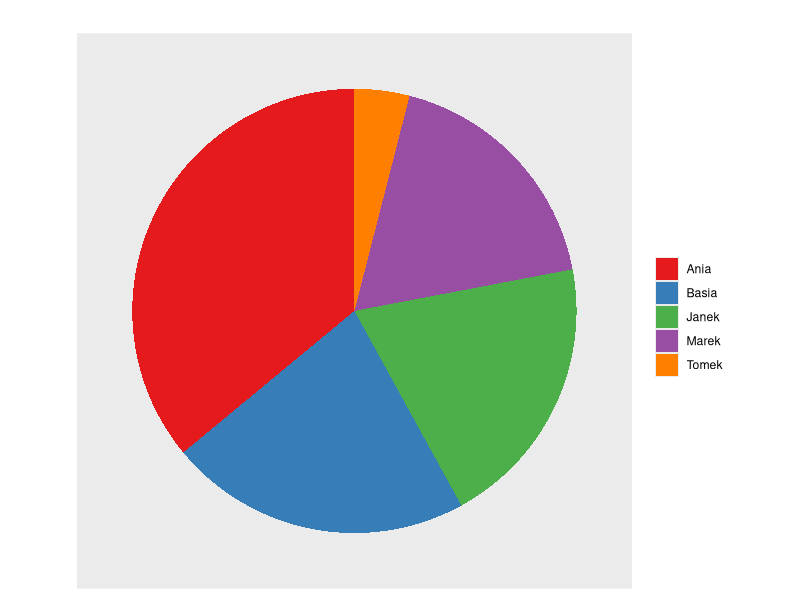
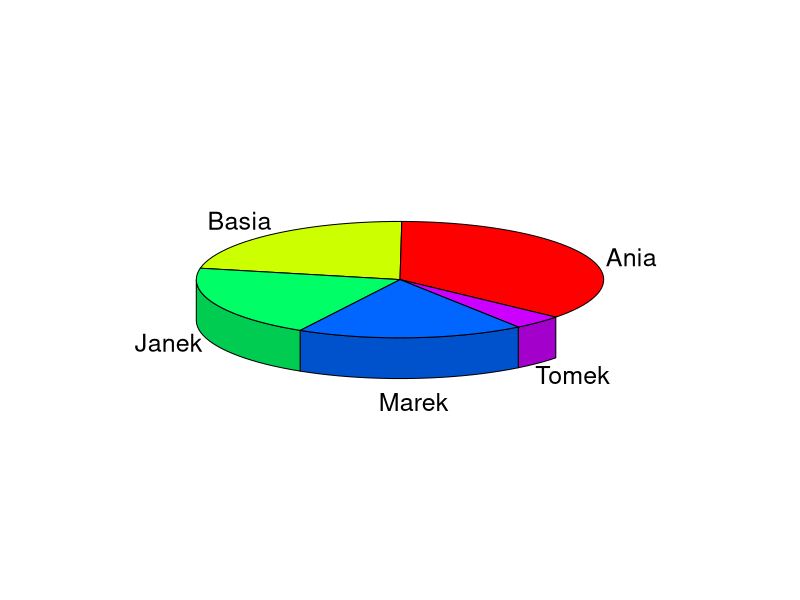
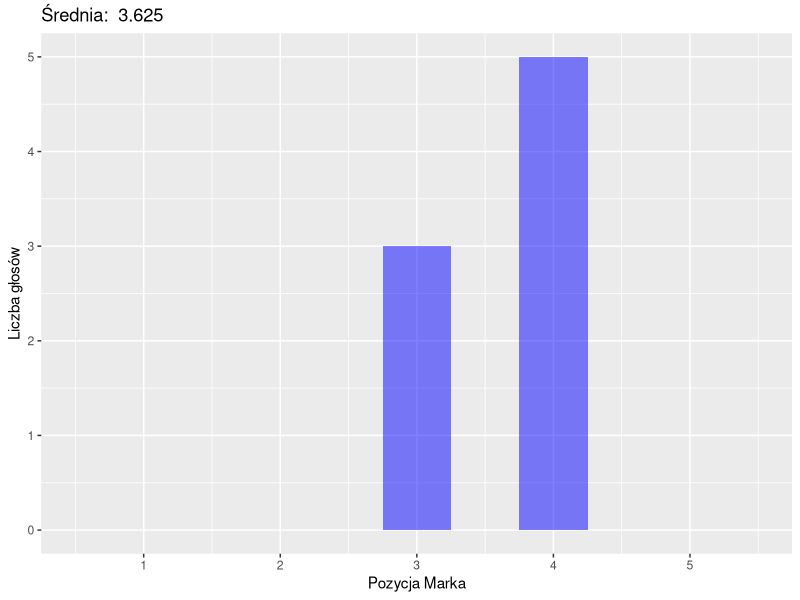
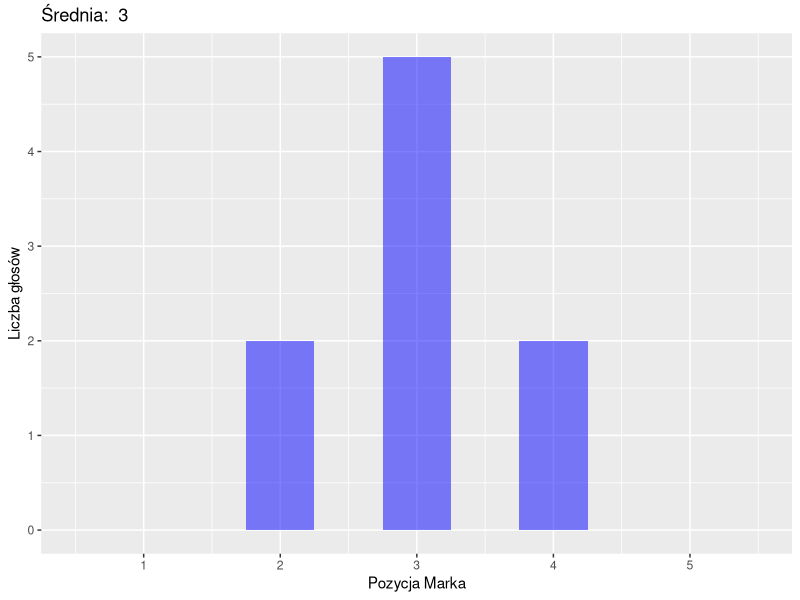
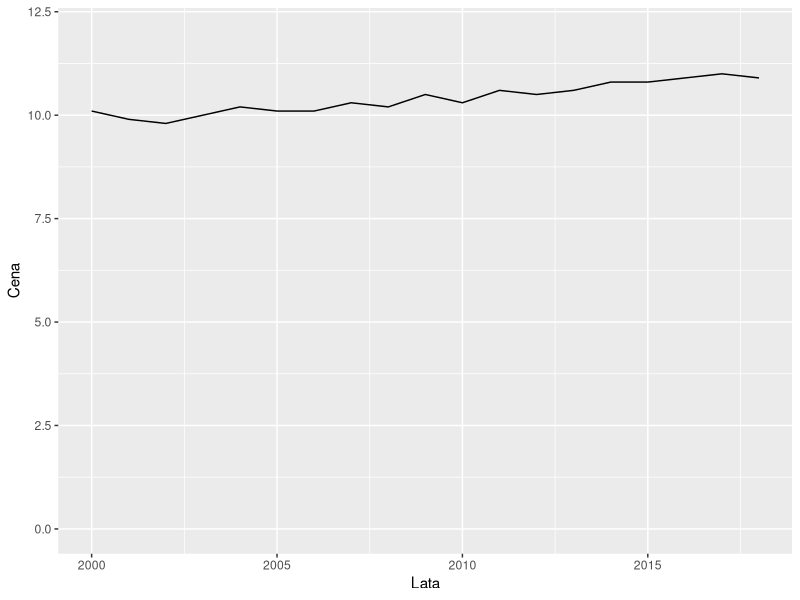
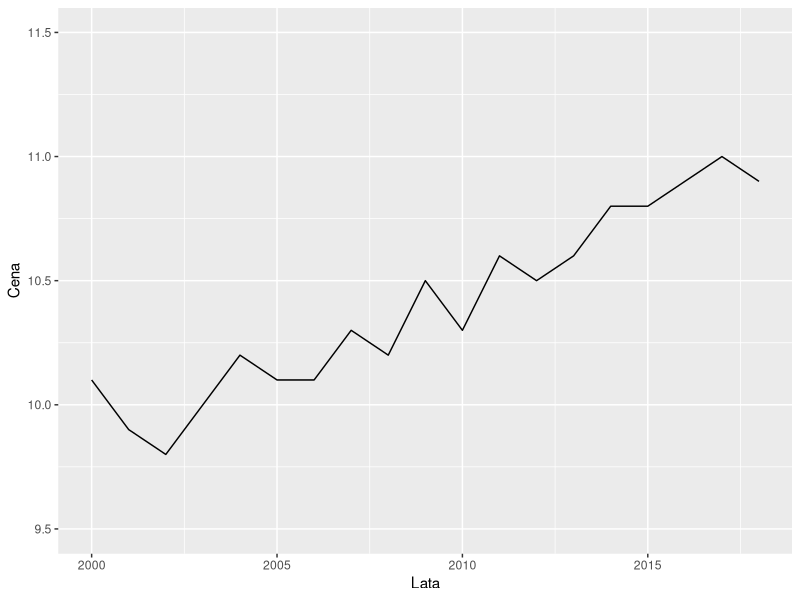
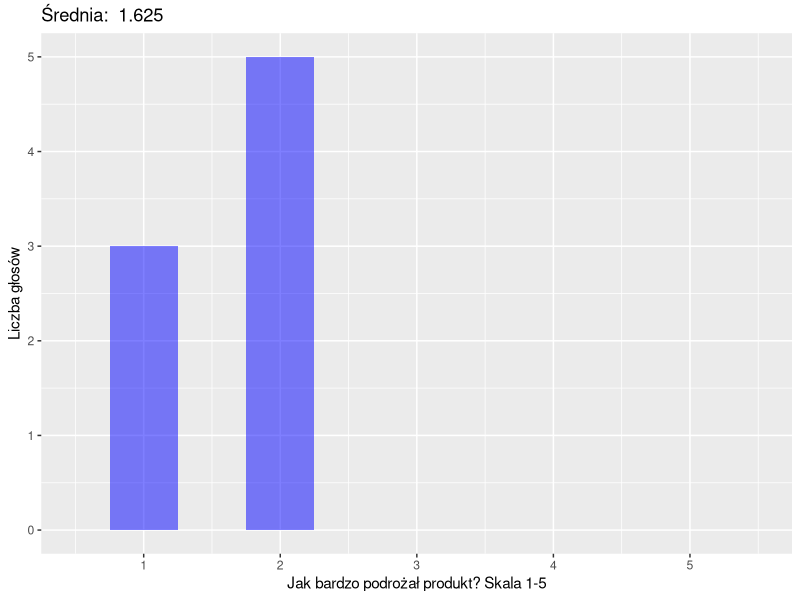
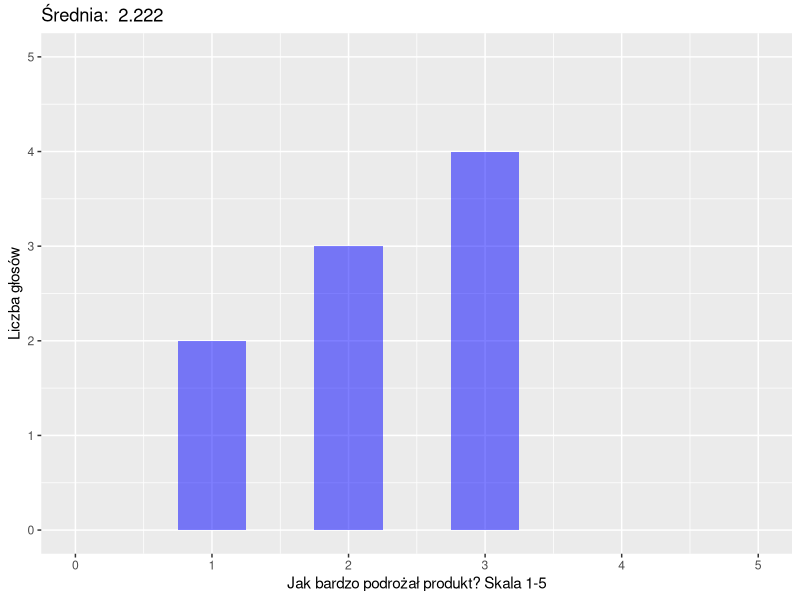

These charts were generated, in order, by the following R code:
## ---- chunk 1
knitr::opts_chunk$set(echo = TRUE)
library(ggplot2)
library(plotrix)
library(reshape)
library(scales)
## ---- chunk 2
# zbiór danych 1

label <- c("Ania", "Basia", "Janek", "Marek", "Tomek")
value <- c(36, 22, 20, 18, 4)
data1 <- data.frame(label, value)

# zbiór danych 2
year <- c(2000:2018)
price <- c(10.1, 9.9, 9.8, 10.0, 10.2, 10.1, 10.1, 10.3, 10.2, 10.5, 10.3, 10.6, 10.5, 10.6, 10.8, 10.8, 10.9, 11.0, 10.9)
data2 <- data.frame(year, price)
## ---- chunk 3
ggplot(data1, aes(x="", y=value, fill=label)) +
  geom_bar(width=1, stat="identity") +
  coord_polar("y", start=0) +
  scale_fill_brewer(palette="Set1") +
  guides(fill = guide_legend(title = element_blank())) +
  labs(title="") +
  theme(
    axis.text.x=element_blank(),
    axis.title.x = element_blank(),
    axis.title.y = element_blank(),
    panel.border = element_blank(),
    panel.grid=element_blank(),
    axis.ticks = element_blank(),
  )
## ---- chunk 4
pie3D(
  data1$value,
  labels=data1$label,
  theta=pi/7,
  start=-0.7
  )
## ---- chunk 5
result_1_a = c(3, 4, 4, 3, 4, 3, 4, 4)
result_1_b = c(3, 3, 2, 4, 3, 3, 4, 2, 3)
## ---- chunk 6
qplot(
  result_1_a,
  geom="histogram",
  binwidth=0.5,
  fill=I("blue"), 
  alpha=I(.5),
  xlim=c(0.5, 5.5),
  xlab="Pozycja Marka",
  ylab="Liczba głosów",
  main=paste("Średnia: ", format(mean(result_1_a), digits=4))
)
## ---- chunk 7
qplot(
  result_1_b,
  geom="histogram",
  binwidth=0.5,
  fill=I("blue"), 
  alpha=I(.5),
  xlim=c(0.5, 5.5),
  xlab="Pozycja Marka",
  ylab="Liczba głosów",
  main=paste("Średnia: ", format(mean(result_1_b), digits=4))
)
## ---- chunk 8
ggplot(data2, aes(x=year, y=price)) +
  geom_line() +
  ylim(0, 12) +
  labs(
    x = "Lata",
    y = "Cena"
  )
## ---- chunk 9
ggplot(data2, aes(x=year, y=price)) +
  geom_line() +
  ylim(9.5, 11.5) +
  labs(
    x = "Lata",
    y = "Cena"
  )
## ---- chunk 10
result_2_a = c(2, 1, 1, 2, 1, 2, 2, 2)
result_2_b = c(2, 3, 3, 1, 2, 3, 1, 2, 3)
## ---- chunk 11
qplot(
  result_2_a,
  geom="histogram",
  binwidth=0.5,
  fill=I("blue"),
  alpha=I(.5),
  xlim=c(0.5, 5.5),
  ylim=c(0, 5),
  xlab="Jak bardzo podrożał produkt? Skala 1-5",
  ylab="Liczba głosów",
  main=paste("Średnia: ", format(mean(result_2_a), digits=4))
)
## ---- chunk 12
qplot(
  result_2_b,
  geom="histogram",
  binwidth=0.5,
  fill=I("blue"), 
  alpha=I(.5),
  xlim=c(0, 5),
  ylim=c(0, 5),
  xlab="Jak bardzo podrożał produkt? Skala 1-5",
  ylab="Liczba głosów",
  main=paste("Średnia: ", format(mean(result_2_b), digits=4))
)
